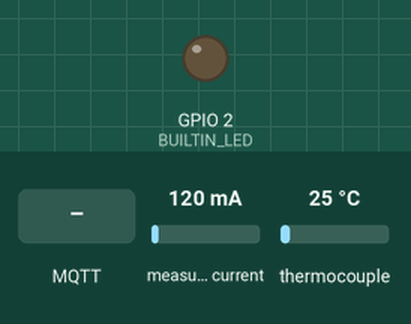
A sketch run on a simulated ESP32. On the bench: output pins drawn as LEDs (lit = HIGH). The inputs (shaded band) are chosen by the test bench; at power-on: measured current 120 mA, thermocouple 25 °C. WiFi joins after 1.5 s; servers stay silent unless stated; random numbers use the default seed unless the sketch sets one; no MQTT or app messages arrive unless stated; what the sketch prints to the serial monitor is not drawn.

Above: at 2.7 s.
2.8 s: MQTT message "0" arrives on the first subscribed topic
At 4.5 s:
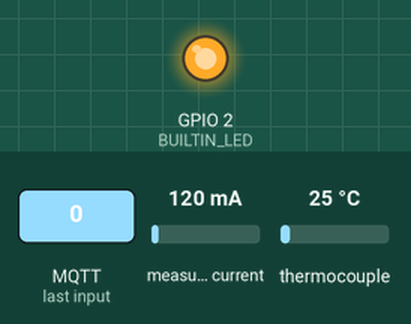
5.2 s: MQTT message "1" arrives on the first subscribed topic
At 7.3 s:
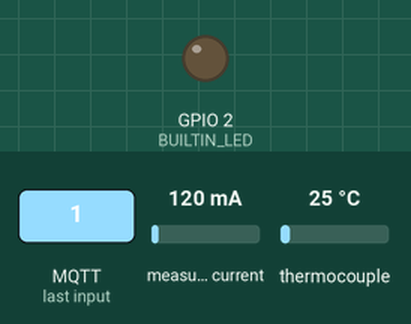
7.6 s: MQTT message "2" arrives on the first subscribed topic
At 9.0 s:
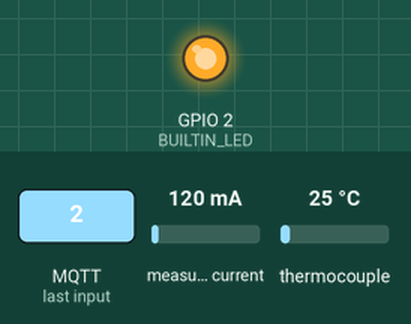
Timing chart, 0 to 10.6 s (numbered marks = the images above; inputs shaded):
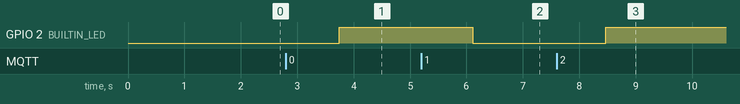

Measured:
- after the input at 2.8 s, GPIO 2 (BUILTIN_LED): LOW → HIGH after 0.95 s
- after the input at 5.2 s, GPIO 2 (BUILTIN_LED): HIGH → LOW after 0.91 s
- after the input at 7.6 s, GPIO 2 (BUILTIN_LED): LOW → HIGH after 0.87 s

The sketch:

Prueba_todo_junto05.06.ino
```cpp
// Librerias que se deben incluir en el progra,a
#include <ArduinoJson.h>
#include <WiFi.h>
#include <PubSubClient.h>
#define BUILTIN_LED 2
#include<max6675.h>
#include <Adafruit_GFX.h>
#include <Adafruit_PCD8544.h>
#include "EmonLib.h"
#include <SPI.h>

//Se declaran las variables globales tipo entera y los pines que se van a utilizar para conectar los sensores
int CSK=13;
int CS=12;
int SO=14;
MAX6675 termopar(CSK,CS,SO);
EnergyMonitor emon1;
int rede = 127;
int pino_sct = 34;

//Este apartado se usa para realizar la conexioon de la tarjeta con una red WI-FI
const char* ssid = "Eventos_FCQeI";
const char* password = "2023FCQEI";

//  El siguiente bloque realiza la configuración con el servidor mqtt
const char* mqtt_server = "52.28.62.138";
String username_mqtt="DiegoJm";
String password_mqtt="12345678";

WiFiClient espClient;
PubSubClient client(espClient);
unsigned long lastMsg = 0;
#define MSG_BUFFER_SIZE  (50)
char msg[MSG_BUFFER_SIZE];
int value = 0;

void setup_wifi() {

  delay(10);
  // En este bloque podremos ver en monitor serial si la tarjeta logro conectarse a una red WI-FI
  Serial.println();
  Serial.print("Connecting to ");
  Serial.println(ssid);

  WiFi.mode(WIFI_STA);
  WiFi.begin(ssid, password);

  while (WiFi.status() != WL_CONNECTED) {
    delay(500);
    Serial.print(".");
  }

  randomSeed(micros());

  //poro medio del puerto serial podemos visualizar si la conexion con una red WI-FI fue exitosa
  Serial.println("");
  Serial.println("WiFi connected");
  Serial.println("IP address: ");
  Serial.println(WiFi.localIP());
}


void callback(char* topic, byte* payload, unsigned int length) {
  Serial.print("Message arrived [");
  Serial.print(topic);
  Serial.print("] ");
  for (int i = 0; i < length; i++) {
    Serial.print((char)payload[i]);
  }
  Serial.println();


  if ((char)payload[0] == '1') {
    digitalWrite(BUILTIN_LED, LOW);

  } else {
    digitalWrite(BUILTIN_LED, HIGH);

  }

}

//con la siguiente función  podemos ver mediante el monitor seria si la conexión con mqtt fue exitosa
void reconnect() {
  while (!client.connected()) {
    Serial.print("Attempting MQTT connection...");
    String clientId = "ESP8266Client-";
    clientId += String(random(0xffff), HEX);
    if (client.connect(clientId.c_str(), username_mqtt.c_str() , password_mqtt.c_str())) {
      Serial.println("connected");
      client.publish("outTopic", "hello world");
      client.subscribe("inTopic");
    } else {
      Serial.print("failed, rc=");
      Serial.print(client.state());
      Serial.println(" try again in 5 seconds");
      delay(5000);
    }
  }
}

void setup() {
  emon1.current(pino_sct, 20);
  pinMode(BUILTIN_LED, OUTPUT);
  Serial.begin(115200);
  setup_wifi();
  client.setServer(mqtt_server, 1883);
  client.setCallback(callback);

}

void loop() {
// Se obtiene el dato del sensor de temperatura para leerlo en celcius.
int temperatura;
 temperatura=termopar.readCelsius();
delay(1000);

  if (!client.connected()) {
    reconnect();
  }
  client.loop();
double Irms = emon1.calcIrms(1480);
  unsigned long now = millis();
  if (now - lastMsg > 1000) {
    lastMsg = now;

// Se realiza un documento json el cual se manda a node-red
    StaticJsonDocument<128> doc;

    doc["DEVICE"] = "ESP32";
    //doc["Anho"] = 2022;
    //doc["Empresa"] = "Tamulba";
    doc["TEMPERATURA"] = temperatura;
    doc["AMPERAJE"] = (Irms-0.30);

// Muestra los datos en el Serial.
    String output;

    serializeJson(doc, output);
    Serial.print(Irms-0.30);
    Serial.print("Publish message: ");
    Serial.println(output);
    client.publish("Tamulbaout", output.c_str());
  }
}
```
